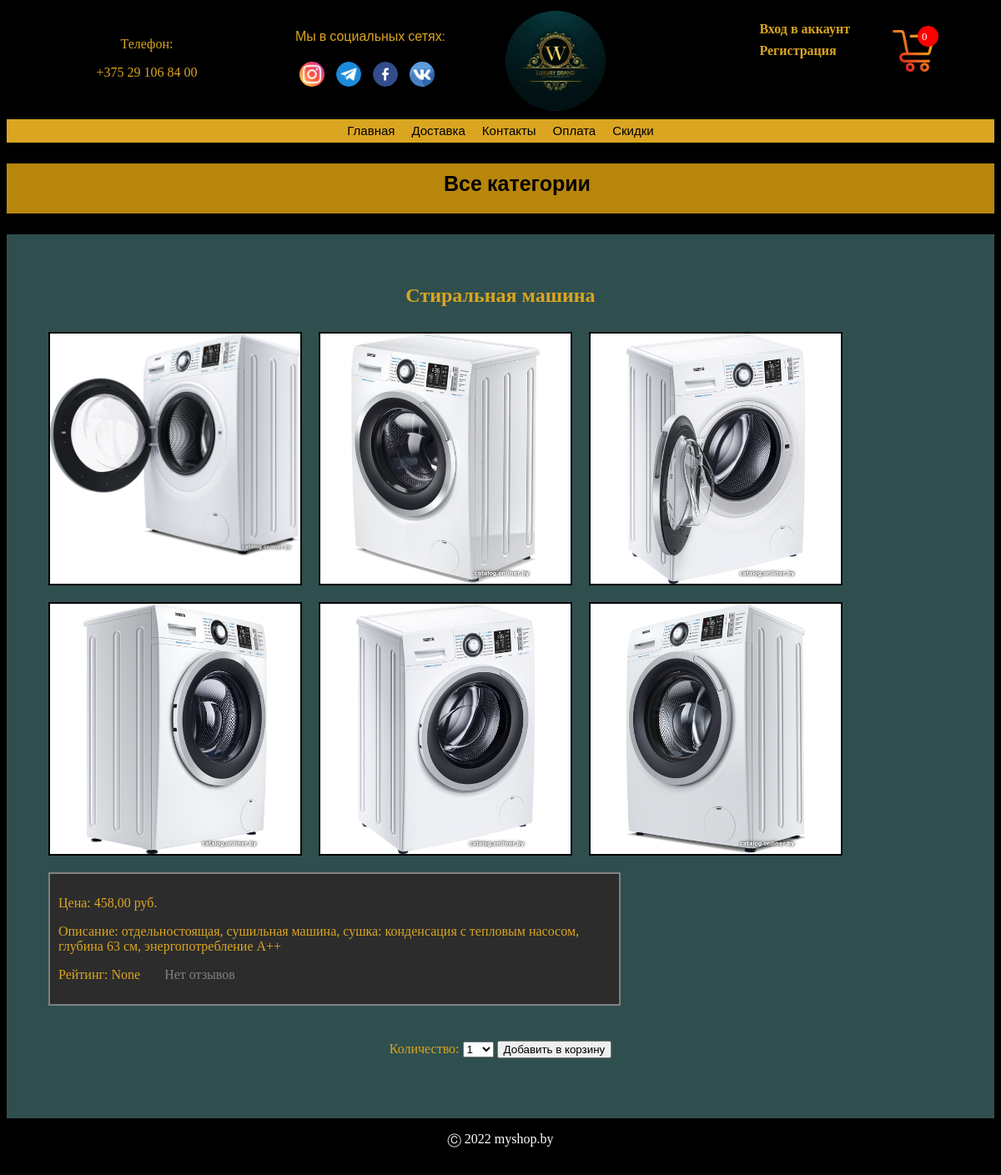
The page /product_detail/5/staralnayamashina/ on the database as committed earlier.
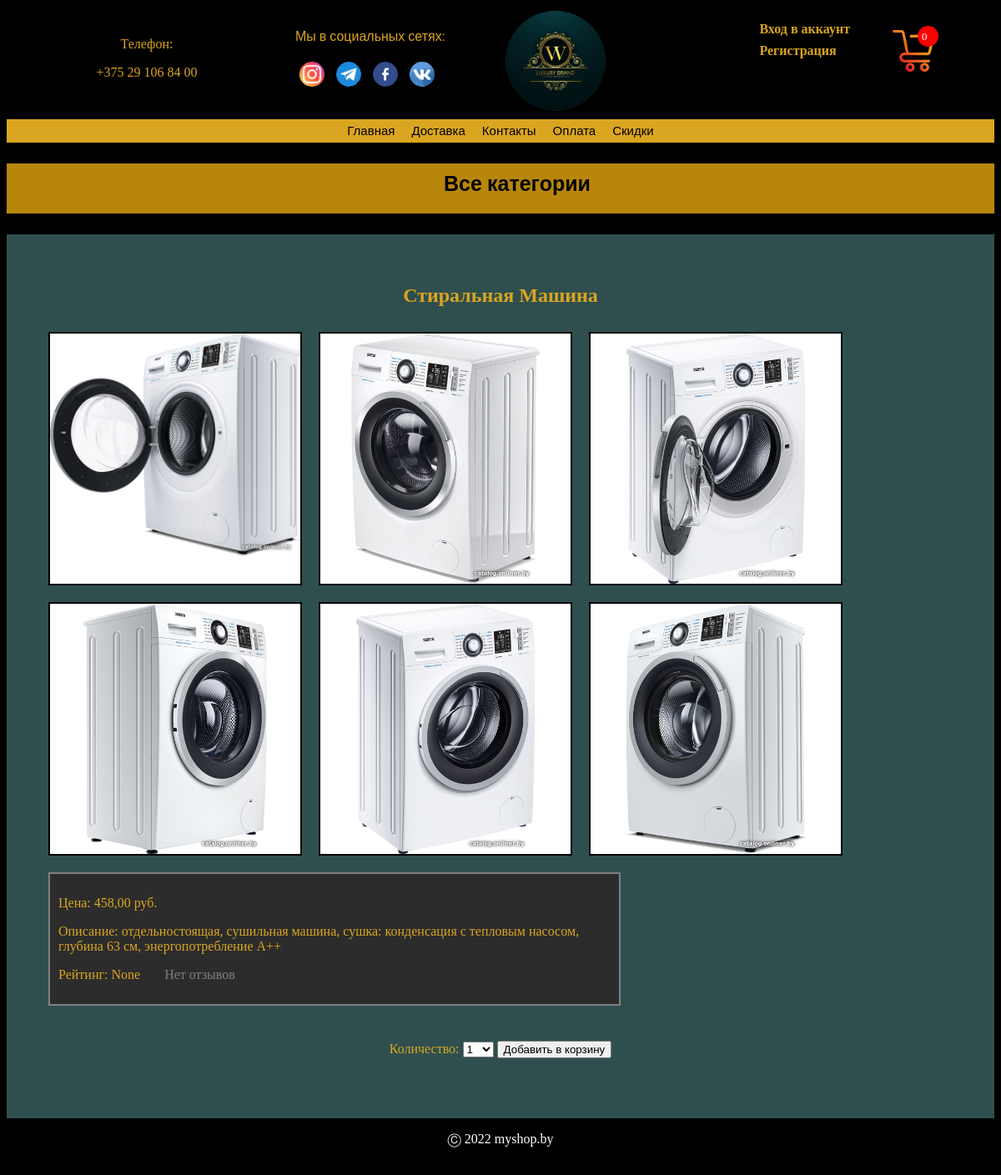
The same page on the database as committed later.
### shop/models.py (models this page shows, shortened)
class Product(models.Model):
    category = models.ForeignKey('Category', related_name='products', on_delete=models.CASCADE)
    brand = models.ForeignKey(Brand, related_name='brands', on_delete=models.CASCADE, null=True, verbose_name='производитель')
    name = models.CharField(max_length=200, db_index=True)
    slug = models.SlugField(max_length=200, db_index=True)
    description = models.TextField(blank=True)
    full_description = models.TextField(blank=True)
    price = models.DecimalField(max_digits=10, decimal_places=2, verbose_name='Цена')
    discount = models.BooleanField(default=False, verbose_name='со скидкой')
    sale = models.DecimalField(default=1, decimal_places=2, max_digits=3)
    stock = models.PositiveIntegerField()
    available = models.BooleanField(default=True)
    created = models.DateTimeField(auto_now_add=True)
    updated = models.DateTimeField(auto_now=True)
    rating = models.FloatField(null=True, blank=True)
    class Meta:
        ordering = ('name',)
        index_together = (('id', 'slug'),)
        verbose_name = 'Продукт'
        verbose_name_plural = 'Продукты'

### shop/views.py (the view)
# urls.py: path('product_detail/<id>/<slug>/', views.product_detail, name='product_detail'),
def product_detail(request, id, slug):
    product = get_object_or_404(Product, id=id, slug=slug, available=True)
    rating = Rating.objects.filter(product=product)
    img = Image.objects.filter(product_id=id)
    cart_product_form = CartAddProductForm()
    count = int(str(rating.count())[-1])
    if count == 1:
        word = 'отзыв'
    elif 1 < count < 5:
        word = 'отзыва'
    else:
        word = 'отзывов'
    context = {'product': product, 'cart_product_form': cart_product_form, 'img': img, 'count': rating.count, 'word': word}
    return render(request, 'shop/product/detail.html', context)

### cart/forms.py
class CartAddProductForm(forms.Form):
    quantity = forms.TypedChoiceField(choices=PRODUCT_QUANTITY_CHOICES, coerce=int, label='Количество')
    update = forms.BooleanField(required=False, initial=False, widget=forms.HiddenInput)

### cart/cart.py (called while the page is built)
    def __len__(self):
        return sum(item['quantity'] for item in self.cart.values())

### cart/context_processors.py (called while the page is built)
def cart(request):
    return {'cart': Cart(request)}

### shop/templates/shop/product/detail.html (shortened to what this page needs)
{% extends "shop/base.html" %}
{% load static %}
{% block content %}
<div class="product-detail">
    <h2>{{ product.name }}</h2>
    <div class="products-img">
    {% for i in img %}
        <div class="product-img">
            <img  class="prod_img" src="{{i.img.url}}" alt="нет картинки">
        </div>
        {% endfor %}
    </div>
    <div class="product-text">
        <p class="price">Цена: {{ product.price }} руб.</p>
        <p>Описание: {{ product.full_description }}</p>
        <p>Рейтинг: {{ product.rating }}
            {% if count > 0 %}
                <a style="color: deepskyblue; padding-left: 25px" href="{{ product.get_absolute_url }}review/"> {{ count }} {{ word }}</a>
            {% else %}
                <span style="color: grey; padding-left: 25px">Нет отзывов</span>
            {% endif %}
        </p>
    </div>
    <p>
        <form action="{% url 'cart:cart_add' product.id %}" method="post">
            {{ cart_product_form }}
            <input type="submit" value="Добавить в корзину">
        </form>
    </p>
</div>
{% endblock %}

Rows that differ between the two databases and show on the page:
changed Product "None": name "Стиральная машина" → "Стиральная Машина"
